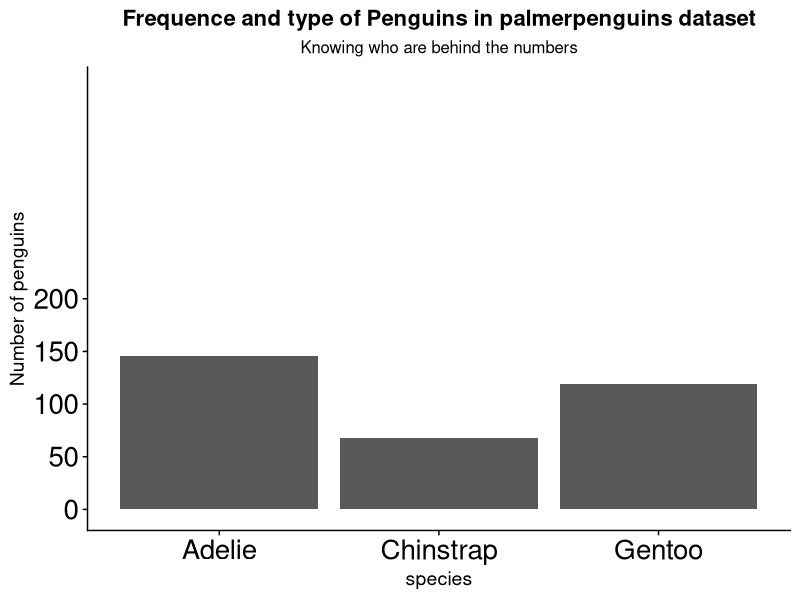

Write R code to recreate this figure. (Note: this script raises an error after producing the figure.)
library(tidyverse)
library(palmerpenguins)
library(cowplot)
library(magick)
# Prepare the data to plot ------------------------------------------------

my_data <- penguins
# Data can contain rows with missing values, so we will discard them just to facilitate the visualization
rows_without_NA <- apply(X = my_data, MARGIN = 1,
                         FUN = function(x) {sum(!is.na(x))}) == 8
my_data_without_NA <- my_data[rows_without_NA,]

count_values      <- table(my_data_without_NA$species)
percentage_values <- (table(my_data_without_NA$species) /
                        nrow(my_data_without_NA) * 100) %>%
  round()
my_data_without_NA %>% count(species) %>%
  mutate(n = n / sum(n) * 100)


# Plot some penguins ------------------------------------------------------

theme_set(theme_cowplot())

bar_plot <- my_data_without_NA %>%
  ggplot(aes(x = species)) +
  geom_bar() +
  ylab("Number of penguins") +
  ggtitle("Frequence and type of Penguins in palmerpenguins dataset", 
          subtitle = "Knowing who are behind the numbers") +
  scale_y_continuous(n.breaks = 5, 
                     breaks = seq(0,200,50), 
                     labels = c(0,50,100,150,200),
                     limits = c(0,400) ) +
  theme(plot.title = element_text(hjust = 0.5),
        plot.subtitle = element_text(hjust = 0.5),
        axis.text = element_text(size = 20)) 
bar_plot

path_to_adelie_image <- 
  "https://upload.wikimedia.org/wikipedia/commons/thumb/0/03/Adelie_Penguin.jpg/429px-Adelie_Penguin.jpg"
path_to_gentoo_image <- 
  "https://upload.wikimedia.org/wikipedia/commons/9/95/Gentoo_Penguin_at_Cooper_Bay%2C_South_Georgia.jpg"
path_to_chinstrap_image <- 
  "https://cdn.britannica.com/08/152708-050-23B255B3/Chinstrap-penguin.jpg"

example_plot <- 
  ggdraw() +
  draw_image(image = path_to_adelie_image,  
             x = -0.26,
             y = 0.15,
             scale = 0.5) +
  draw_image(image = path_to_chinstrap_image,
             x = 0.025,
             y = 0.15,
             scale = 0.5) +
  draw_image(image = path_to_gentoo_image,
             x = 0.310,
             y = 0.15,
             scale = 0.5) +
  draw_plot(bar_plot)
# Can take some second to visualize the plot in R
example_plot

# Save the plot -----------------------------------------------------------
# Modify the path to save the image where you want
path_to_png <- "/Users/Adrian/Desktop"

png(filename = paste(path_to_png, "/", "penguins_plot2.png", sep = ""), 
    height = 1000,
    width = 1500)
example_plot
dev.off()

  
